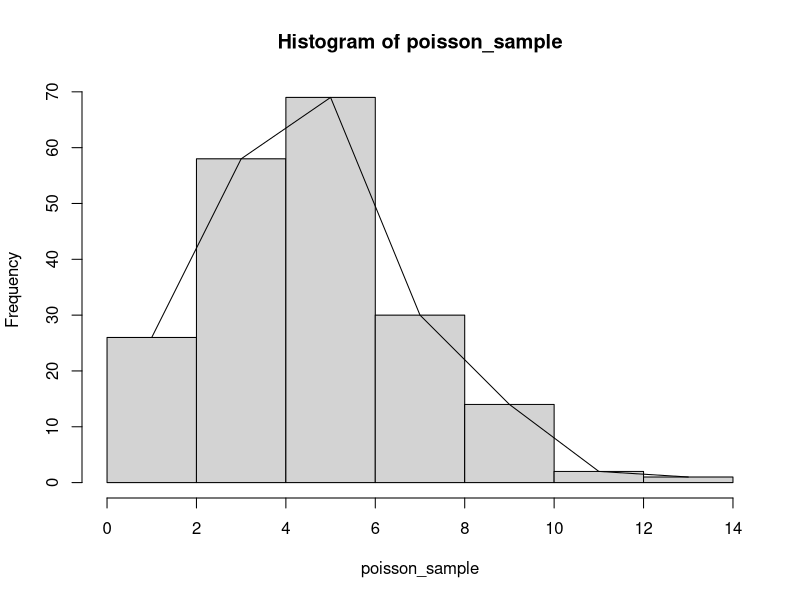

R code for this plot:

#Poisson distribution
poisson_sample <- rpois(200, 5)  # Генерируем выборку с распределением Пуассона

#Sort sample
sorted_poisson_sample <- sort(poisson_sample)

#Create frequency table 
freq_table <- table(sorted_poisson_sample)
relative_frequencies <- prop.table(freq_table, margin = NULL)



#Create variation series
variation_series <- data.frame(
  Значение = as.numeric(names(freq_table)),
  Абсолютная_частота = as.numeric(freq_table),
  Относительная_частота = relative_frequencies[1]
)

cat("Ряд абсолютн и оносительных частот")
print(variation_series)


#Frequency Polygon
x11()
sample_hist <- hist(poisson_sample)
lines(sample_hist$counts ~ sample_hist$mids)

end <- readline(prompt = "Enter for end program")
